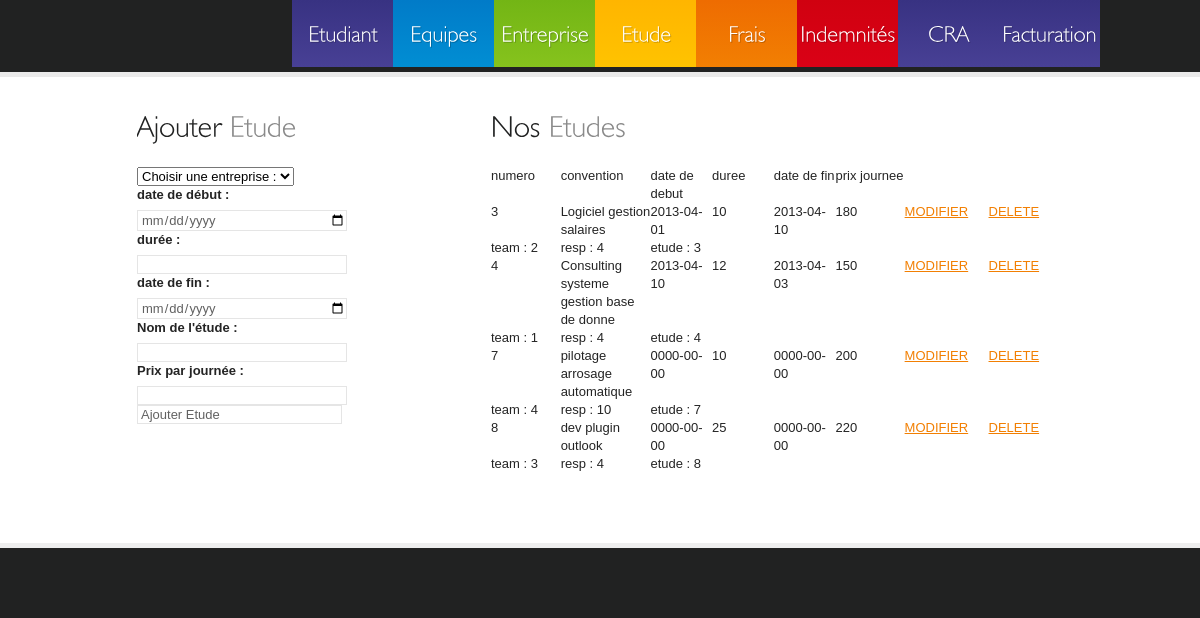
/admin/studyTool.php?return=null, run on an earlier commit of the app's database.
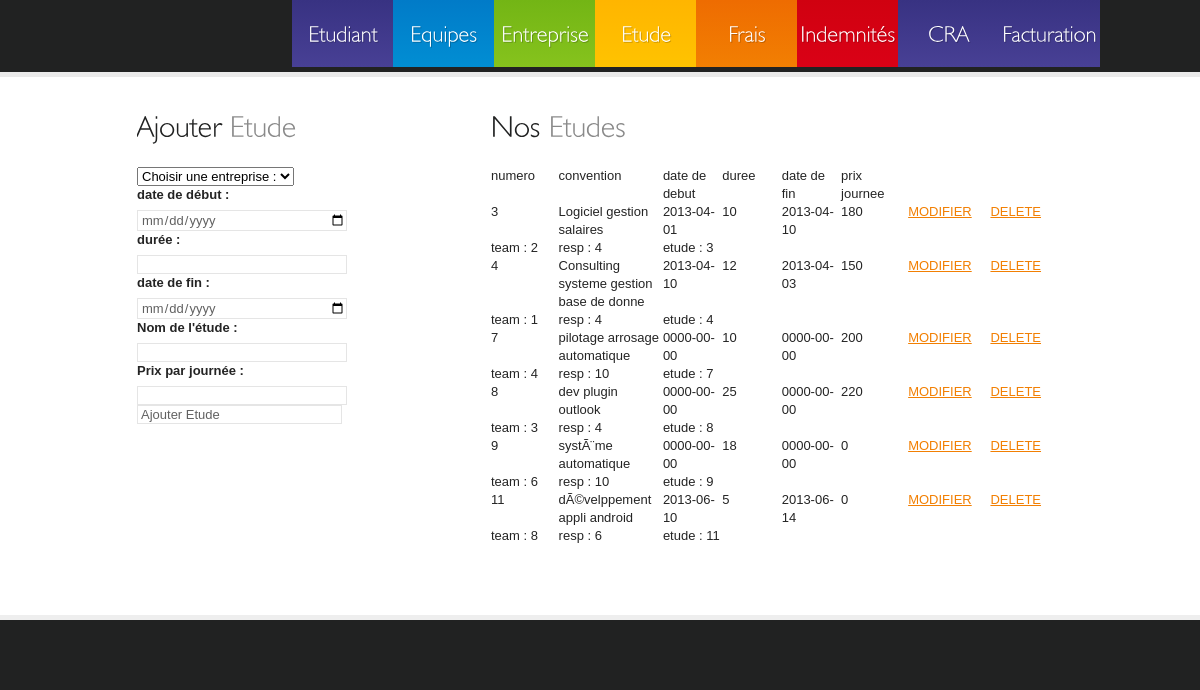
And on a later commit of the database.
### tables this page shows
CREATE TABLE `etude` (
  `noEtude` int(11) NOT NULL AUTO_INCREMENT,
  `noEnts` int(11) NOT NULL,
  `dateDebut` varchar(80) NOT NULL,
  `duree` int(11) NOT NULL,
  `dateFin` date NOT NULL,
  `prixJournee` int(11) NOT NULL,
  `convention` varchar(40) NOT NULL,
  `statut` tinyint(4) NOT NULL,
  PRIMARY KEY (`noEtude`),
  UNIQUE KEY `noEtude` (`noEtude`),
  KEY `noEnts` (`noEnts`)
);

CREATE TABLE `equipe` (
  `noEquipe` int(11) NOT NULL AUTO_INCREMENT,
  `noResp` int(11) NOT NULL,
  `noEtude` int(11) NOT NULL,
  PRIMARY KEY (`noEquipe`),
  KEY `noResp` (`noResp`),
  KEY `noResp_2` (`noResp`),
  KEY `noEtude` (`noEtude`)
);

### admin/studyTool.php (the view, shortened to what the changed rows need)
<!DOCTYPE html>
<html lang="fr">
    <head>
        <link rel="stylesheet" href="../css/reset.css" type="text/css" media="all">
        <link rel="stylesheet" href="../css/style.css" type="text/css" media="all">
    </head>
    <body>
        <div class="main-box">
            <div class="container">
                <div class="inside">
                    <div class="wrapper">
                        <aside>
                            <h2>Ajouter <span>Etude</span></h2>
                        </aside>
                        <section id="content">
                            <article>
                                <h2>Nos <span>Etudes</span></h2>
                                <ul class="contacts">
                                    <?php
                                    $request = mysql_query('SELECT * FROM etude');
                                    echo '<table><tr><td>numero</td><td>convention</td><td>date de debut</td><td>duree</td><td>date de fin</td><td>prix journee</td></tr>';
                                    while ($tuple = mysql_fetch_object($request)) {
                                        $id = $tuple->noEtude;
                                        $startDate = $tuple->dateDebut;
                                        $endDate = $tuple->dateFin;
                                        $duration = $tuple->duree;
                                        $price = $tuple->prixJournee;
                                        $convention = $tuple->convention;
                                        echo "<tr><td>$id</td><td>$convention</td><td>$startDate</td><td>$duration</td><td>$endDate</td><td>$price</td>";
                                        echo"<td><a href=\"modifyStudy.php?id=$id\">MODIFIER    </a></td>";
                                        echo "<td><a href=\"deleteStudy.php?id=$id\&amp;test=$id\">DELETE</a></td>";
                                        $team = mysql_query("SELECT * FROM equipe WHERE noEtude='$id'");
                                        if (mysql_num_rows($team) === 0) {
                                            echo "<td><a href=\"teamTool.php?id=$id&amp;test=$id\">AFFECTATION EQUIPE</a></td></tr>";
                                        } else {
                                            echo "</tr>";
                                            while ($tupleTeam = mysql_fetch_object($team)) {
                                                $idTeam = $tupleTeam->noEquipe;
                                                $idResp = $tupleTeam->noResp;
                                                $idEtude = $tupleTeam->noEtude;
                                                echo "<tr><td>team : $idTeam</td><td> resp : $idResp</td><td> etude : $idEtude</td><td></td><td></td></tr>";
                                            }
                                        }
                                    }
                                    echo '</table>';
                                    ?>
                                </ul>
                            </article>
                        </section>
                    </div>
                </div>
            </div>
        </div>
    </body>
</html>

What changed in the data, as far as the page shows it:
added etude: noEtude "9", convention "systÃ¨me automatique", dateDebut "0000-00-00", duree "18", dateFin "0000-00-00", prixJournee "0"
added equipe: noEquipe "6", noResp "10", noEtude "9"
added etude: noEtude "11", convention "dÃ©velppement appli android", dateDebut "2013-06-10", duree "5", dateFin "2013-06-14", prixJournee "0"
added equipe: noEquipe "8", noResp "6", noEtude "11"
